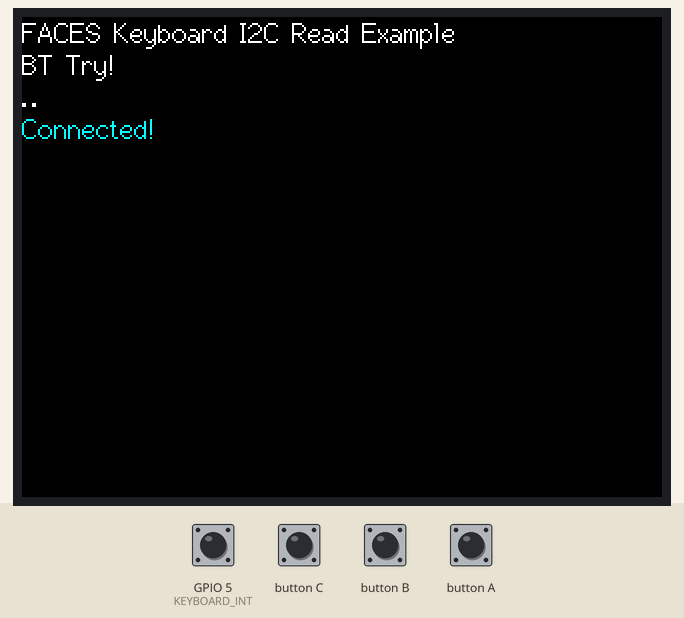
Simulated run of this sketch. Board: ESP32. Parts: 320×240 colour display. The inputs (shaded band) are chosen by the test bench; at power-on: GPIO 5 (KEYBOARD_INT) HIGH. Nothing arrives over Bluetooth unless stated; what the sketch prints to the serial monitor is not drawn.

Above: at 0.2 s.
2.5 s: button B pressed for 0.15 s
At 3.8 s:
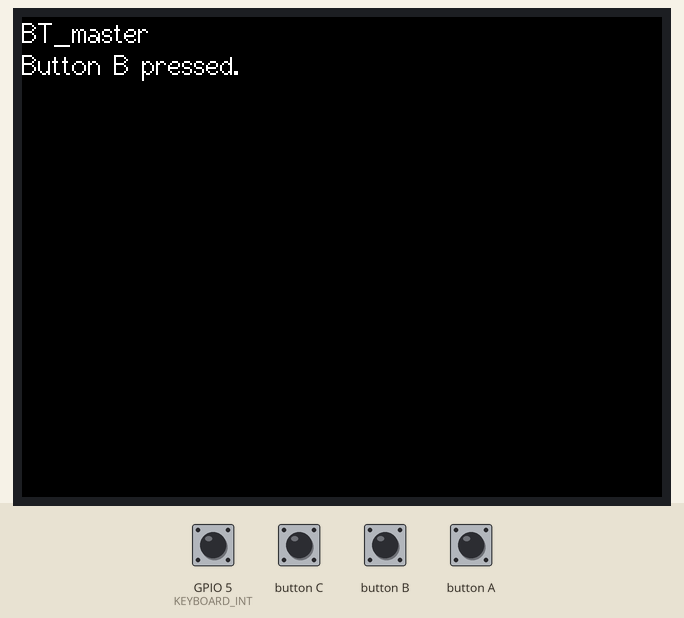
4.1 s: button A pressed for 0.15 s
At 5.2 s:
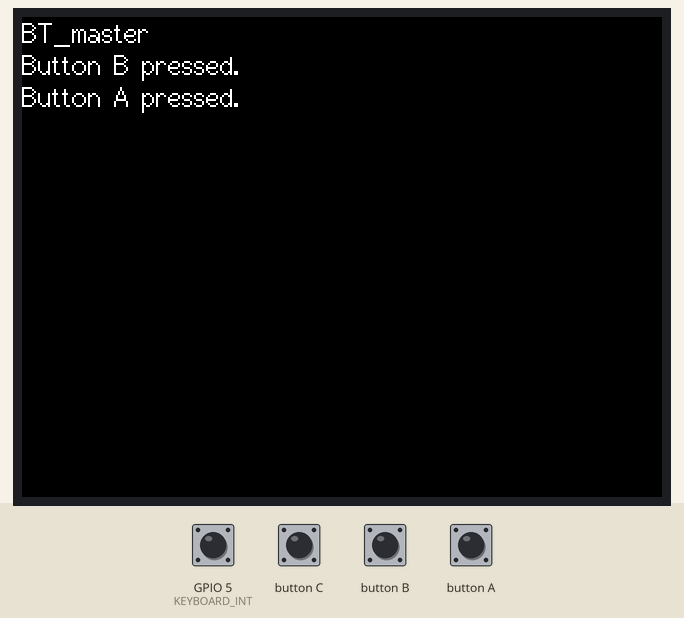
5.7 s: button B pressed for 1 s
At 7.7 s:
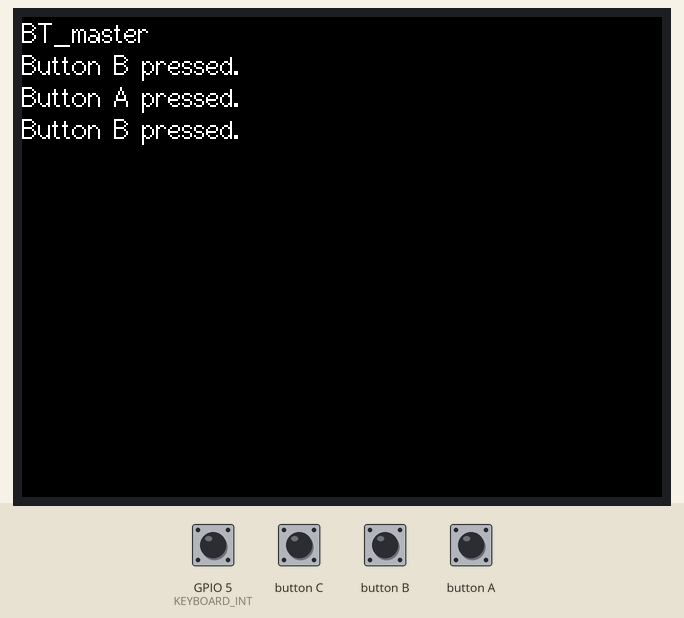
8.2 s: button A pressed for 1 s
At 9.6 s:
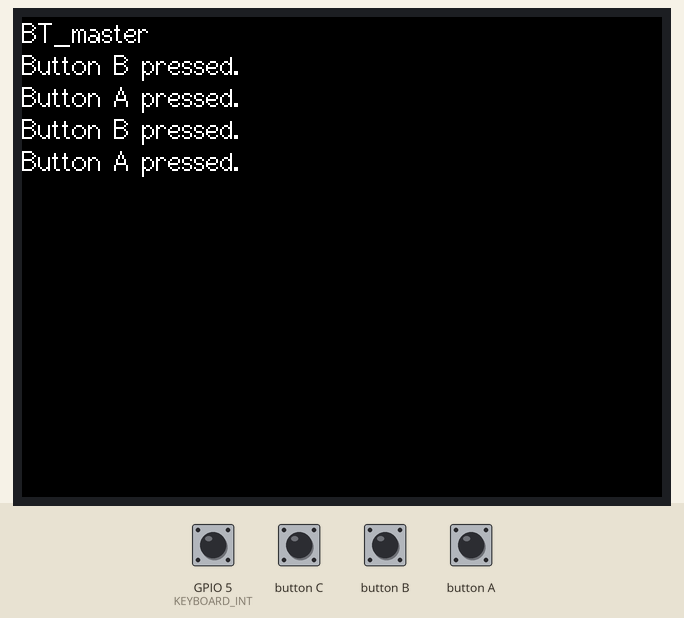
Timing chart, 0 to 11.2 s (numbered marks = the images above; inputs shaded):
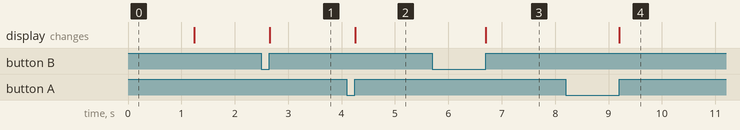

Measured:
- after the input at 2.5 s, the display: changes after 0.15 s (image 1)
- after the input at 4.1 s, the display: changes after 0.15 s (image 2)
- after the input at 5.7 s, the display: changes after 1.0 s (image 3)
- after the input at 8.2 s, the display: changes after 1.0 s (image 4)

The sketch:

BT_master02_faces.ino
```cpp
#include <M5Stack.h>
#include <driver/adc.h>

#include "BluetoothSerial.h"
BluetoothSerial SerialBT;

#define KEYBOARD_I2C_ADDR 0X08
#define KEYBOARD_INT      5

String slave_name = "BT_Slave";   // スレーブ側の接続名
String master_name = "BT_master"; // マスターの接続名
uint8_t address[6]  = {0x4C, 0x75, 0x25, 0xCB, 0x90, 0xFA};  // MACアドレスで接続の場合、スレーブ側のMACアドレスを設定
bool connected = 0;       // 接続状態格納用
int connect_count = 3;    // 再接続実行回数
String data = "";         // 受信データ格納用
int btn_pw = 0;           // 電源ボタン状態取得用

// 再起動（リスタート）処理
/*
void restart() {
  // 電源ボタン状態取得（1秒以下のONで「2」1秒以上で「1」すぐに「0」に戻る）
  btn_pw = M5.Axp.GetBtnPress();
  if (btn_pw == 2) {  // 電源ボタン短押し（1秒以下）なら
    ESP.restart();    // 再起動
  }
}
*/

void setup() {
  M5.begin();
  M5.Power.begin();
  Wire.begin();
  M5.Lcd.setTextFont(2);
  M5.Lcd.println("FACES Keyboard I2C Read Example");
  pinMode(KEYBOARD_INT, INPUT_PULLUP);

  // Bluetooth接続開始
  SerialBT.begin(master_name, true);  // マスターとして初期化。trueを書くとマスター、省略かfalseを指定でスレーブ
  M5.Lcd.print("BT Try!\n.");
  Serial.print("BT Try!\n.");
  // connect(address)は高速（最大10秒）、connect(slave_name)は低速（最大30秒）
  // slave_nameでの接続はMACアドレスを調べなくても良いが接続は遅い
  while (connected == 0) {    // connectedが0(未接続)なら接続実行を繰り返す
    if (connect_count != 0) { // 再接続実行回数カウントが0でなければ
      // connected = SerialBT.connect(slave_name); // 接続実行（接続名で接続する場合）
      connected = SerialBT.connect(address);   // 接続実行（MACアドレスで接続する場合）
      M5.Lcd.print(".");
      connect_count--;        // 再接続実行回数カウント -1
    } else {                  // 再接続実行回数カウントが0なら接続失敗
      M5.Lcd.setTextColor(RED, BLACK);
      M5.Lcd.print("\nFailed!");
      Serial.print("\nFailed!");
//      while (1) {restart();}  // 無限ループ(再起動待機)

  adc_power_acquire(); // ADC Power ON
  }
  // 接続確認
  M5.Lcd.setTextColor(WHITE, BLACK);
  if (connected) {                    // 接続成功なら
    M5.Lcd.setTextColor(CYAN, BLACK);
    M5.Lcd.println("\nConnected!");   // 「Connected!」表示
    Serial.println("\nConnected!");
  } else {                            // 接続失敗なら
    M5.Lcd.setTextColor(RED, BLACK);
    M5.Lcd.println("\nFailed!!");     // 「Failed!!」表示
    Serial.println("\nFailed!!");
//    while (1) {restart();}            // 無限ループ(再起動待機)
  }
  delay(1000);                        // 接続結果確認画面表示時間
  // 電源ON時のシリアルデータが無くなるまで待つ
  while (Serial.available()) {data = Serial.read();}
  // LCD表示リセット
    M5.Lcd.fillScreen(BLACK);
    M5.Lcd.setCursor(0, 0);
    M5.Lcd.setTextColor(WHITE, BLACK);
    M5.Lcd.println(master_name);        // 接続名表示
  }
}

void loop() {
  if (digitalRead(KEYBOARD_INT) == LOW) {
    Wire.requestFrom(KEYBOARD_I2C_ADDR, 1);  // request 1 byte from keyboard
    while (Wire.available()) {
      uint8_t key_val = Wire.read();  // receive a byte as character
      if (key_val != 0) {
        if ((key_val >= 0x20 && key_val < 0x7F) || key_val==0x0D) {  // ASCII String
          Serial.print((char)key_val);
          M5.Lcd.print((char)key_val);
          if(connected==1) {
            SerialBT.print((char)key_val);
          }
        } else {
          Serial.printf("0x%02X ", key_val);
          M5.Lcd.printf("0x%02X ", key_val);
          if(connected==1) {
            SerialBT.printf("0x%02X ", key_val);
            }
          }
        }
      }
  }

  M5.update();  // 本体ボタン状態更新
  // ボタン操作処理（スレーブ側へデータ送信）※送信のみでよければコメント部を有効にして省エネ
  if (M5.BtnA.wasReleased()) {     // ボタンAが押されていれば
    M5.Lcd.println("Button A pressed.");
    // SerialBT.connect();        // 再接続 connect(name)で名前解決されたアドレス、または、connect(address)のMACアドレスで再接続
    if (connected == 1) {
      SerialBT.print("A ON!\r");  // 「A ON!」送信（「CR」区切り文字）
      // disconnect();            // 省エネのため接続を遮断
    }
  }
  if (M5.BtnB.wasReleased()) {     // ボタンBが押されていれば
    M5.Lcd.println("Button B pressed.");
    // SerialBT.connect();           // 再接続 connect(name)で名前解決されたアドレス、または、connect(address)のMACアドレスで再接続
    if (connected == 1) {
      SerialBT.print("B ON!\r");  // 「B ON!」送信（「CR」区切り文字）
      // disconnect();               // 省エネのため接続を遮断
    }
  }
}
```
